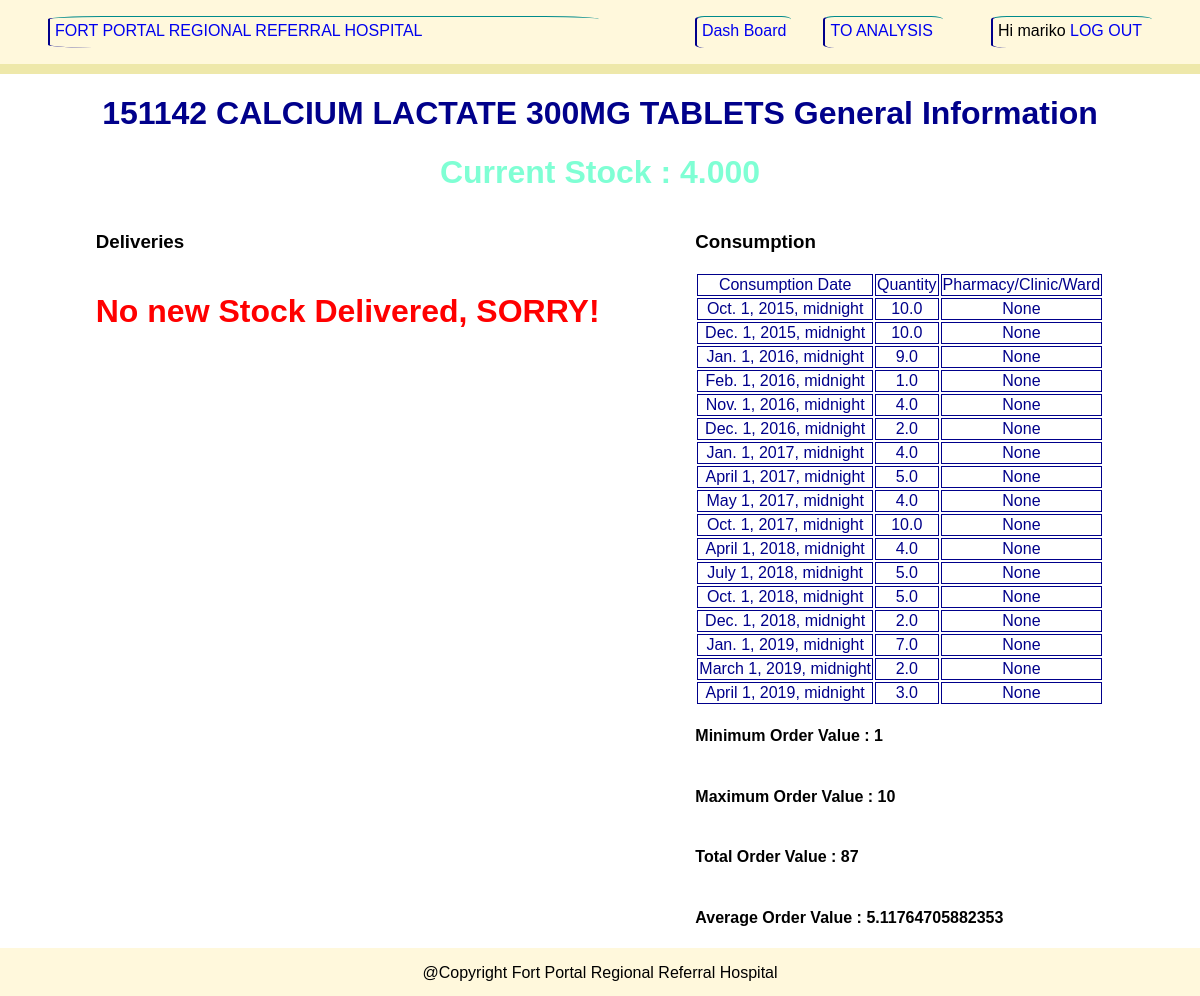
Screenshot of /product/details/151142/ (signed in) with the database file from the repository.
### analysis/models.py (models this page shows, shortened)
class ProductDetailExp(models.Model):
    code = models.IntegerField(default=100000,unique=True)
    description = models.CharField(unique=True,max_length=500)
    ven = models.CharField(max_length=5, null=True, blank=True)
    unit = models.DecimalField(max_digits=100, decimal_places=1, null=True)
    price = models.DecimalField(max_digits=100, decimal_places=1, null=True)
    planned_Qty_2Month_Mean = models.DecimalField(max_digits=100, decimal_places=1, null=True)
    currentStock = models.DecimalField(max_digits=100,decimal_places=3,default=0)

class ConsumptionData(models.Model):
    consumptionDate = models.DateTimeField(auto_now_add=True)
    consumptionQty = models.DecimalField(max_digits=100,decimal_places=1)
    productDetail = models.ForeignKey(ProductDetailExp, on_delete=models.CASCADE)
    pharmacies = models.ForeignKey(HospitalUserUnit,on_delete=models.SET_NULL,null=True)

### inventory/views.py (the view)
# urls.py: path('product/details/<int:cde>/',views.more_product_info,name='productinfo'),
@login_required(login_url='login_user')
def more_product_info(request,cde):
    product = ProductDetailExp.objects.get(code=cde)
    productDelivery = product.stockdeliverydata_set.all()
    productConsumption = product.consumptiondata_set.all()
    cQty_Min = product.consumptiondata_set.all().aggregate(Min('consumptionQty'))
    cQty_Max = product.consumptiondata_set.all().aggregate(Max('consumptionQty'))
    cQty_Sum = product.consumptiondata_set.all().aggregate(Sum('consumptionQty'))
    cQty_Avg = product.consumptiondata_set.all().aggregate(Avg('consumptionQty'))
    context = {
        'title': 'INVENTORY |' + str(product.description),
        'product' : str(product.code) + ' '+ str(product.description),
        'productCurrentStock': product.currentStock,
        'productDelivery' : productDelivery,
        'productConsumption' : productConsumption,
        'cQty_Min' : cQty_Min,
        'cQty_Max' : cQty_Max,
        'cQty_Sum' : cQty_Sum,
        'cQty_Avg' : cQty_Avg,
    }
    return render(request,'inventory/productDashboard.html',context)

### inventory/templates/inventory/productDashboard.html (shortened to what this page needs)
{% extends 'base.html' %}
{% block content %}
<h1 style="text-align:center; color:darkblue;">{{ product }} General Information</h1>
<h1 style="text-align:center; color: aquamarine;">Current Stock : {{ productCurrentStock }}</h1>
<div class="lastall" style="display:flex; justify-content: space-evenly">
        <div class="lastalldeliveries" style="display:flex; flex-direction:column;">
            <h3>Deliveries</h3>
            {% if productDelivery.count == 0 %}
                <h1 style="color:red";> No new Stock Delivered, SORRY! </h1>
            {% endif %}
        </div>
        <div class="lastallorders" style="display:flex; flex-direction:column;">
            <h3>Consumption</h3>
            {% if productConsumption.count == 0 %}
                <h1 style="color:red;"> No Orders Made Yet, SORRY! </h1>
            {% else %}
            <table>
                <tr>
                    <td>Consumption Date</td>
                    <td>Quantity</td>
                    <td>Pharmacy/Clinic/Ward</td>
                </tr>
                {% for product in productConsumption %}
                <tr>
                    <td>{{ product.consumptionDate }}</td>
                    <td>{{ product.consumptionQty }}</td>
                    <td>{{ product.pharmacies }}</td>
                </tr>
                {% endfor %}
            </table>
            <h4> Minimum Order Value : {{ cQty_Min.consumptionQty__min }}</h4>
            <h4> Maximum Order Value : {{ cQty_Max.consumptionQty__max }}</h4>
            <h4> Total Order Value : {{ cQty_Sum.consumptionQty__sum }}</h4>
            <h4> Average Order Value : {{ cQty_Avg.consumptionQty__avg }}</h4>
            {% endif %}
        </div>
    </div>
{% endblock %}

### inventory/templates/base.html (shortened to what this page needs)
<!DOCTYPE html>
{% load static %}
<html lang="en">
<head>
    <link rel="stylesheet" type="text/css" href="{% static 'css/myCss.css' %}">
</head>
<body>
<div style="display: flex; flex-direction: column; min-height:100vh;">
    <div class="header">
        <p style="flex-grow:1;margin-left:3rem;margin-right:5rem;"><a href="{% url 'dashboard' %}">
            FORT PORTAL REGIONAL REFERRAL HOSPITAL</a></p>
        <p style="margin-left:1rem;margin-right:2rem;"><a href="{% url 'dashboard' %}">Dash Board</a></p>
        {% if request.user.is_staff %}
        <p style="margin-right: 3rem;;padding-right:10px;"><a href="{% url 'adminlink' %}">TO ANALYSIS</a></p>
        {% endif %}
        {% if request.user %}
        <p style="margin-right: 3rem;;padding-right:10px;"><span>Hi {{ request.user }}</span>
            <a href="{% url 'logout_user' %}">LOG OUT</a></p>
        {% else %}
        <p style="margin-right: 3rem;;padding-right:10px;"><a href="{% url 'login_user' %}">LOG IN</a></p>
        {% endif %}
    </div>
    <div style="flex-grow:1">
        {% block content %}
        {% endblock %}
    </div>
    <div style="display :flex; background:cornsilk; height:3rem; justify-content: space-evenly;">
        <p>@Copyright Fort Portal Regional Referral Hospital</p>
    </div>
</div>
</body>
</html>

### inventory/templates/base.html (style rules this page uses)
body { margin:0; font-family: sans-serif; }
a { text-decoration : none; }
.header { display :flex; background: cornsilk; height:4rem; justify-content: space-evenly; border-bottom: 10px solid palegoldenrod; }
body > div > div.header > p { border-top: 1px solid darkcyan; border-left: 2px solid darkblue; border-radius:10%; padding:5px; }
td { border: 1px solid darkblue; color:darkblue; text-align:center; }

### rows the page displays
ProductDetailExp: currentStock "4.000"
ConsumptionData: consumptionDate "Oct. 1, 2015, midnight", consumptionQty "10.0", pharmacies "None"
ConsumptionData: consumptionDate "Dec. 1, 2015, midnight", consumptionQty "10.0", pharmacies "None"
ConsumptionData: consumptionDate "Jan. 1, 2016, midnight", consumptionQty "9.0", pharmacies "None"
ConsumptionData: consumptionDate "Feb. 1, 2016, midnight", consumptionQty "1.0", pharmacies "None"
ConsumptionData: consumptionDate "Nov. 1, 2016, midnight", consumptionQty "4.0", pharmacies "None"
ConsumptionData: consumptionDate "Dec. 1, 2016, midnight", consumptionQty "2.0", pharmacies "None"
ConsumptionData: consumptionDate "Jan. 1, 2017, midnight", consumptionQty "4.0", pharmacies "None"
ConsumptionData: consumptionDate "April 1, 2017, midnight", consumptionQty "5.0", pharmacies "None"
ConsumptionData: consumptionDate "May 1, 2017, midnight", consumptionQty "4.0", pharmacies "None"
ConsumptionData: consumptionDate "Oct. 1, 2017, midnight", consumptionQty "10.0", pharmacies "None"
ConsumptionData: consumptionDate "April 1, 2018, midnight", consumptionQty "4.0", pharmacies "None"
ConsumptionData: consumptionDate "July 1, 2018, midnight", consumptionQty "5.0", pharmacies "None"
ConsumptionData: consumptionDate "Oct. 1, 2018, midnight", consumptionQty "5.0", pharmacies "None"
ConsumptionData: consumptionDate "Dec. 1, 2018, midnight", consumptionQty "2.0", pharmacies "None"
ConsumptionData: consumptionDate "Jan. 1, 2019, midnight", consumptionQty "7.0", pharmacies "None"
ConsumptionData: consumptionDate "March 1, 2019, midnight", consumptionQty "2.0", pharmacies "None"
ConsumptionData: consumptionDate "April 1, 2019, midnight", consumptionQty "3.0", pharmacies "None"

### other values shown
{{ request.user }} "mariko"
{{ product }} "151142 CALCIUM LACTATE 300MG TABLETS"
{{ cQty_Min.consumptionQty__min }} "1"
{{ cQty_Max.consumptionQty__max }} "10"
{{ cQty_Sum.consumptionQty__sum }} "87"
{{ cQty_Avg.consumptionQty__avg }} "5.11764705882353"
